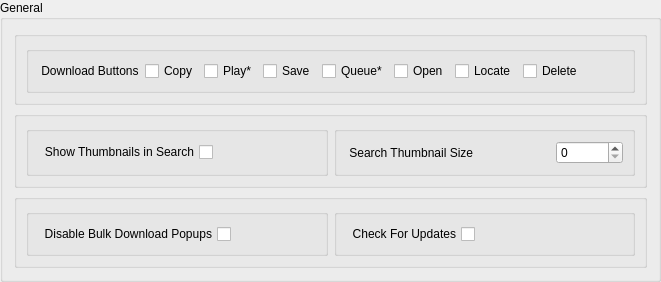
             <widget class="QGroupBox" name="gb0">
              <property name="styleSheet">
               <string notr="true"/>
              </property>
              <property name="title">
               <string>General</string>
              </property>
              <property name="checkable">
               <bool>false</bool>
              </property>
              <layout class="QVBoxLayout" name="verticalLayout_26">
               <item>
                <widget class="QGroupBox" name="gb0_0">
                 <property name="styleSheet">
                  <string notr="true"/>
                 </property>
                 <property name="title">
                  <string/>
                 </property>
                 <property name="flat">
                  <bool>true</bool>
                 </property>
                 <layout class="QHBoxLayout" name="horizontalLayout_24">
                  <item>
                   <widget class="QGroupBox" name="groupBox_19">
                    <property name="styleSheet">
                     <string notr="true"/>
                    </property>
                    <property name="title">
                     <string/>
                    </property>
                    <property name="flat">
                     <bool>false</bool>
                    </property>
                    <layout class="QHBoxLayout" name="horizontalLayout_39">
                     <item>
                      <widget class="QLabel" name="lb_chunk_size_5">
                       <property name="text">
                        <string> Download Buttons</string>
                       </property>
                      </widget>
                     </item>
                     <item>
                      <widget class="QCheckBox" name="inp_download_copy_btn">
                       <property name="text">
                        <string>Copy</string>
                       </property>
                      </widget>
                     </item>
                     <item>
                      <widget class="QCheckBox" name="inp_download_play_btn">
                       <property name="toolTip">
                        <string>This feature requires a premium account.</string>
                       </property>
                       <property name="text">
                        <string>Play*</string>
                       </property>
                      </widget>
                     </item>
                     <item>
                      <widget class="QCheckBox" name="inp_download_save_btn">
                       <property name="text">
                        <string>Save</string>
                       </property>
                      </widget>
                     </item>
                     <item>
                      <widget class="QCheckBox" name="inp_download_queue_btn">
                       <property name="toolTip">
                        <string>This feature requires a premium account.</string>
                       </property>
                       <property name="text">
                        <string>Queue*</string>
                       </property>
                      </widget>
                     </item>
                     <item>
                      <widget class="QCheckBox" name="inp_download_open_btn">
                       <property name="text">
                        <string>Open</string>
                       </property>
                      </widget>
                     </item>
                     <item>
                      <widget class="QCheckBox" name="inp_download_locate_btn">
                       <property name="text">
                        <string>Locate</string>
                       </property>
                      </widget>
                     </item>
                     <item>
                      <widget class="QCheckBox" name="inp_download_delete_btn">
                       <property name="text">
                        <string>Delete</string>
                       </property>
                      </widget>
                     </item>
                     <item>
                      <spacer name="horizontalSpacer_5">
                       <property name="orientation">
                        <enum>Qt::Horizontal</enum>
                       </property>
                       <property name="sizeHint" stdset="0">
                        <size>
                         <width>40</width>
                         <height>20</height>
                        </size>
                       </property>
                      </spacer>
                     </item>
                    </layout>
                   </widget>
                  </item>
                 </layout>
                </widget>
               </item>
               <item>
                <widget class="QGroupBox" name="gb0_1">
                 <property name="title">
                  <string/>
                 </property>
                 <property name="flat">
                  <bool>true</bool>
                 </property>
                 <layout class="QHBoxLayout" name="horizontalLayout_73">
                  <item>
                   <widget class="QGroupBox" name="group_playlist_cfg_m3u_23">
                    <property name="title">
                     <string/>
                    </property>
                    <layout class="QHBoxLayout" name="horizontalLayout_113">
                     <item>
                      <widget class="QCheckBox" name="inp_show_search_thumbnails">
                       <property name="toolTip">
                        <string/>
                       </property>
                       <property name="layoutDirection">
                        <enum>Qt::RightToLeft</enum>
                       </property>
                       <property name="text">
                        <string>Show Thumbnails in Search</string>
                       </property>
                      </widget>
                     </item>
                     <item>
                      <spacer name="horizontalSpacer_58">
                       <property name="orientation">
                        <enum>Qt::Horizontal</enum>
                       </property>
                       <property name="sizeHint" stdset="0">
                        <size>
                         <width>40</width>
                         <height>20</height>
                        </size>
                       </property>
                      </spacer>
                     </item>
                    </layout>
                   </widget>
                  </item>
                  <item>
                   <widget class="QGroupBox" name="groupBox_46">
                    <property name="title">
                     <string/>
                    </property>
                    <property name="flat">
                     <bool>false</bool>
                    </property>
                    <layout class="QHBoxLayout" name="horizontalLayout_108">
                     <item>
                      <widget class="QLabel" name="lb_search_thumb_height">
                       <property name="text">
                        <string> Search Thumbnail Size</string>
                       </property>
                      </widget>
                     </item>
                     <item>
                      <spacer name="horizontalSpacer_51">
                       <property name="orientation">
                        <enum>Qt::Horizontal</enum>
                       </property>
                       <property name="sizeHint" stdset="0">
                        <size>
                         <width>40</width>
                         <height>20</height>
                        </size>
                       </property>
                      </spacer>
                     </item>
                     <item>
                      <widget class="QSpinBox" name="inp_search_thumb_height">
                       <property name="minimumSize">
                        <size>
                         <width>0</width>
                         <height>0</height>
                        </size>
                       </property>
                       <property name="maximum">
                        <number>999999999</number>
                       </property>
                      </widget>
                     </item>
                    </layout>
                   </widget>
                  </item>
                 </layout>
                </widget>
               </item>
               <item>
                <widget class="QGroupBox" name="gb0_2">
                 <property name="title">
                  <string/>
                 </property>
                 <property name="flat">
                  <bool>true</bool>
                 </property>
                 <layout class="QHBoxLayout" name="horizontalLayout_91">
                  <item>
                   <widget class="QGroupBox" name="groupBox_18">
                    <property name="title">
                     <string/>
                    </property>
                    <layout class="QHBoxLayout" name="horizontalLayout_20">
                     <item>
                      <widget class="QCheckBox" name="inp_disable_bulk_popup">
                       <property name="layoutDirection">
                        <enum>Qt::RightToLeft</enum>
                       </property>
                       <property name="text">
                        <string>Disable Bulk Download Popups</string>
                       </property>
                      </widget>
                     </item>
                     <item>
                      <spacer name="horizontalSpacer_3">
                       <property name="orientation">
                        <enum>Qt::Horizontal</enum>
                       </property>
                       <property name="sizeHint" stdset="0">
                        <size>
                         <width>40</width>
                         <height>20</height>
                        </size>
                       </property>
                      </spacer>
                     </item>
                    </layout>
                   </widget>
                  </item>
                  <item>
                   <widget class="QGroupBox" name="group_playlist_cfg_m3u_7">
                    <property name="title">
                     <string/>
                    </property>
                    <layout class="QHBoxLayout" name="horizontalLayout_80">
                     <item>
                      <widget class="QCheckBox" name="inp_check_for_updates">
                       <property name="toolTip">
                        <string/>
                       </property>
                       <property name="layoutDirection">
                        <enum>Qt::RightToLeft</enum>
                       </property>
                       <property name="text">
                        <string>Check For Updates</string>
                       </property>
                      </widget>
                     </item>
                     <item>
                      <spacer name="horizontalSpacer_6">
                       <property name="orientation">
                        <enum>Qt::Horizontal</enum>
                       </property>
                       <property name="sizeHint" stdset="0">
                        <size>
                         <width>40</width>
                         <height>20</height>
                        </size>
                       </property>
                      </spacer>
                     </item>
                    </layout>
                   </widget>
                  </item>
                 </layout>
                </widget>
               </item>
              </layout>
             </widget>
